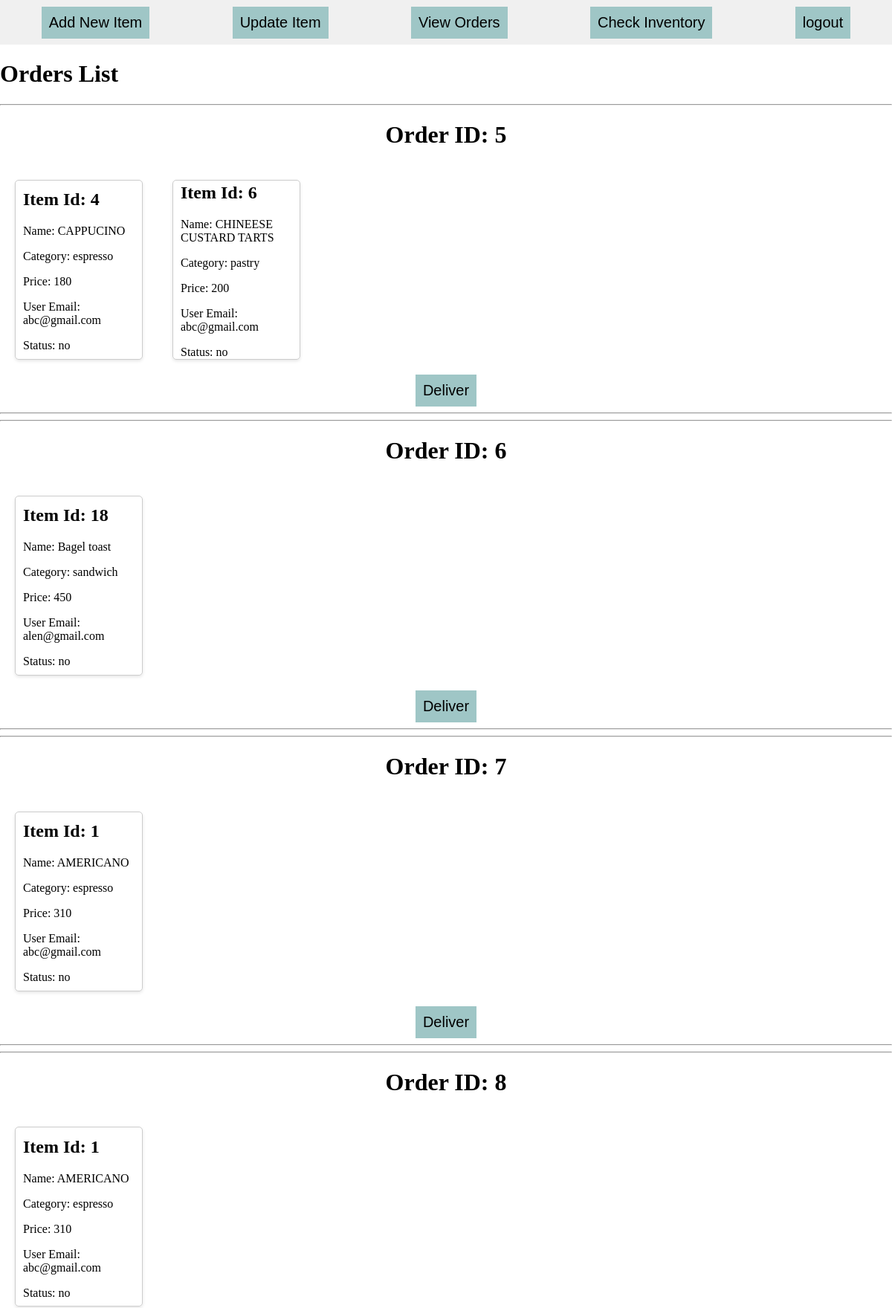
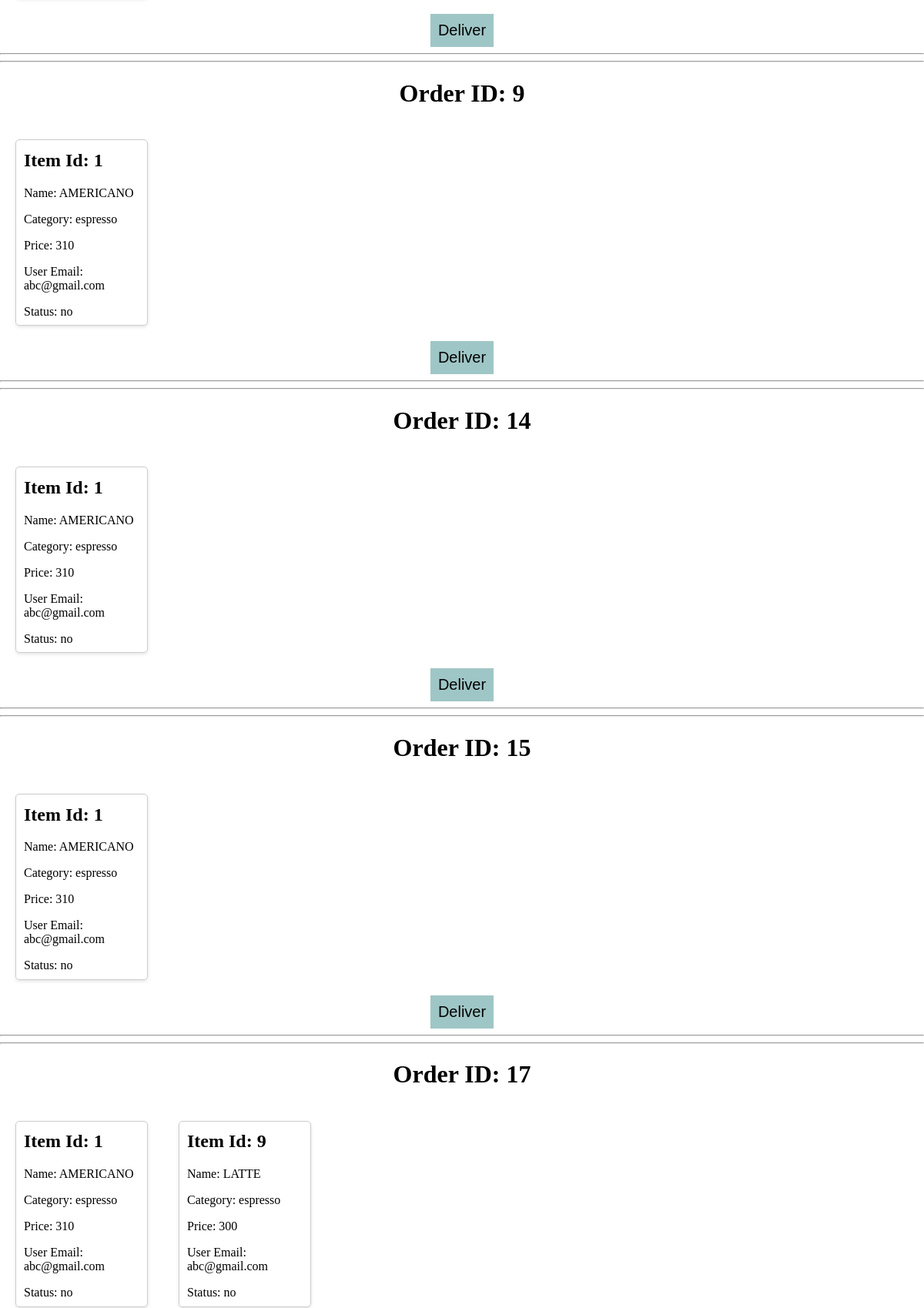
The page /orders (upper part) on the database its author committed (2 pictures, top to bottom).
### tables this page shows
CREATE TABLE orderitems(orderid INTEGER,itemid INTEGER,userqty INTEGER,foreign key(orderid) references orders(orderid),foreign key(itemid) references items(itemid));

CREATE TABLE items(itemid INTEGER PRIMARY KEY AUTOINCREMENT,itemname TEXT,itemcategory TEXT,price INTEGER,qty INTEGER,imagename TEXT);

CREATE TABLE orders(orderid INTEGER PRIMARY KEY AUTOINCREMENT,useremail TEXT,status TEXT);

### application_server.py (the view)
@app.route('/orders')
def orders():
    connection=sqlite3.connect("coffee_store.db")
    cursor_ref=connection.cursor()
    query="SELECT * FROM items i,orders o,orderitems oi WHERE i.itemid=oi.itemid AND o.orderid=oi.orderid AND o.status='no';"
    cursor_ref.execute(query)
    columns=[description[0] for description in cursor_ref.description]
    result_records=cursor_ref.fetchall()
    print("Displaying orders")
    print(columns)
    print(result_records)
    result_dict={}
    for tp in result_records:
        dictKey=tp[6]
        dictvalue=(tp[0],tp[1],tp[2],tp[3],tp[7],tp[8])
        if dictKey in result_dict:
            result_dict[dictKey].append(dictvalue)
        else:
            result_dict[dictKey]=[dictvalue]
    print(result_dict)
    print("Printing tuples data")
    for dictobj in result_dict:
        tup_list=result_dict[dictobj]
        print(dictobj)
        for tpobj in tup_list:
          print(tpobj[0],tpobj[1],tpobj[2],tpobj[3],tpobj[4],tpobj[5])
    cursor_ref.close()
    connection.close()
    return render_template('orders.html',record_dict=result_dict)

### templates/orders.html (shortened to what this page needs)
{%extends "managerheader.html" %}
{% block content %}
  <div><h1>Orders List</h1></div>
  <div id="maindata">
      {% for data in record_dict %}
      <div>
        <hr>
        <center><h1>Order ID: {{ data }}</h1></center>
        {% set tuple_list=record_dict[data] %}
        <div class="card-container">
          {% for tpobj in tuple_list %}
            <div class="card">
              <div class="info">
                <h2>Item Id: {{ tpobj[0] }}</h2>
                <p>Name: {{ tpobj[1] }}</p>
                <p>Category: {{ tpobj[2] }}</p>
                <p>Price: {{ tpobj[3] }}</p>
                <p>User Email: {{ tpobj[4] }}</p>
                <p>Status: {{ tpobj[5] }}</p>
              </div>
            </div>
          {% endfor %}
        </div>
        <center><a href="{{ url_for('updateorder',q=data) }}"><button>Deliver</button></center></a>
        <hr>
      </div>
    {% endfor %}
   </div>
{% endblock %}

### templates/managerheader.html (style rules this page uses)
a { text-decoration:none; }
body { margin: 0; padding: 0; }
button { font-size:20px; padding:10px; background-color:#9fc6c6; border:none; }

### templates/orders.html (style rules this page uses)
.card-container { display: flex; max-width: 100%; }
button { font-size:20px; padding:10px; background-color:#9fc6c6; border:none; }
.card { width: 150px; height: 220px; display: flex; align-items: center; padding: 10px; border: 1px solid #ccc; border-radius: 5px; margin: 20px; box-shadow: 0 2px 4px rgba(0, 0, 0, 0.1); transition: box-shadow 0.3s; }

### rows shown on the page
orderitems: itemid "4", itemname "CAPPUCINO", itemcategory "espresso", price "180", useremail "abc@gmail.com", status "no"
orderitems: itemid "6", itemname "CHINEESE CUSTARD TARTS", itemcategory "pastry", price "200", useremail "abc@gmail.com", status "no"
orderitems: itemid "18", itemname "Bagel toast", itemcategory "sandwich", price "450", useremail "alen@gmail.com", status "no"
orderitems: itemid "1", itemname "AMERICANO", itemcategory "espresso", price "310", useremail "abc@gmail.com", status "no"
orderitems: itemid "1", itemname "AMERICANO", itemcategory "espresso", price "310", useremail "abc@gmail.com", status "no"
orderitems: itemid "1", itemname "AMERICANO", itemcategory "espresso", price "310", useremail "abc@gmail.com", status "no"
orderitems: itemid "1", itemname "AMERICANO", itemcategory "espresso", price "310", useremail "abc@gmail.com", status "no"
orderitems: itemid "1", itemname "AMERICANO", itemcategory "espresso", price "310", useremail "abc@gmail.com", status "no"
orderitems: itemid "1", itemname "AMERICANO", itemcategory "espresso", price "310", useremail "abc@gmail.com", status "no"
orderitems: itemid "9", itemname "LATTE", itemcategory "espresso", price "300", useremail "abc@gmail.com", status "no"

### other values the page prints
{{ data }} "5" "6" "7" "8" "9" "14" "15" "17"
